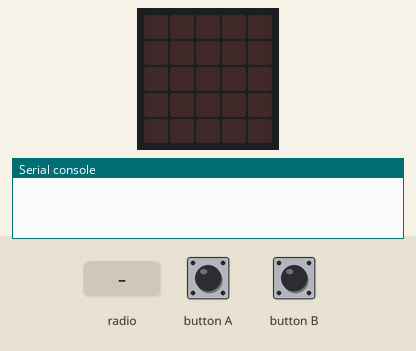
Simulated run of this program. Board: BBC micro:bit (MakeCode). Parts: the board's 5×5 LED display, the last lines printed to the serial console. The test bench sets the inputs (shaded band). No radio messages arrive unless stated (any console line starting 'radio sent:' is added by the test bench).

Above: at 1.2 s.
1.3 s: radio message "5" arrives
At 1.7 s:
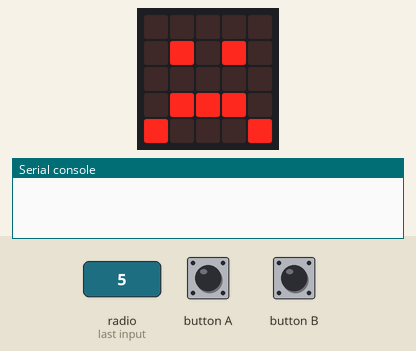
2.8 s: button A pressed for 0.15 s
At 3.6 s:
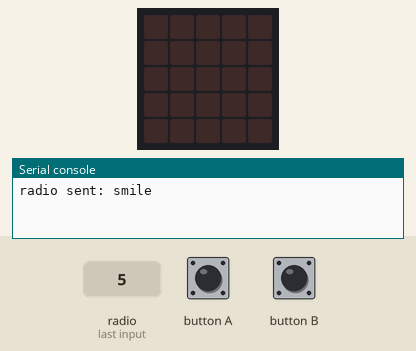
4.4 s: radio message "smile" arrives
At 5.3 s:
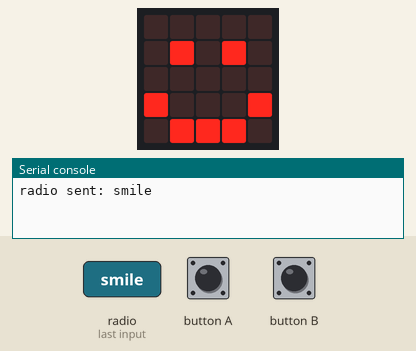
5.9 s: button B pressed for 0.15 s
At 7.1 s:
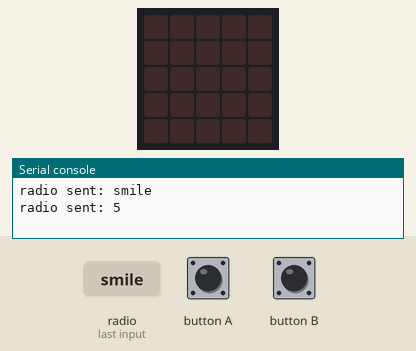
Timing chart, 0 to 8.5 s (numbered marks = the images above; inputs shaded):
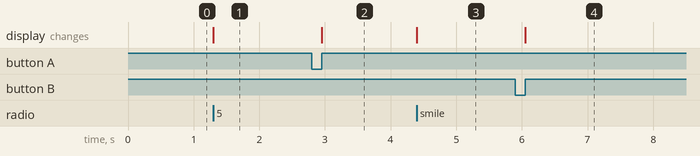

The program:

main.ts
```typescript
radio.onReceivedNumber(function (receivedNumber) {
    basic.showLeds(`
        . . . . .
        . # . # .
        . . . . .
        . # # # .
        # . . . #
        `)
})
input.onButtonPressed(Button.A, function () {
    basic.clearScreen()
    radio.sendString("smile")
})
radio.onReceivedString(function (receivedString) {
    basic.showLeds(`
        . . . . .
        . # . # .
        . . . . .
        # . . . #
        . # # # .
        `)
})
input.onButtonPressed(Button.B, function () {
    basic.clearScreen()
    radio.sendNumber(5)
})
radio.setGroup(127)
```

test.ts
```typescript
// aquí va el archivo "tests"; esto no se compilará cuando este paquete se utilice como una extensión.
```

Measured:
- after the input at 1.3 s, the display: changes at once (image 1)
- after the input at 2.8 s, the display: changes after 0.15 s (image 2)
- after the input at 4.4 s, the display: changes at once (image 3)
- after the input at 5.9 s, the display: changes after 0.15 s (image 4)
